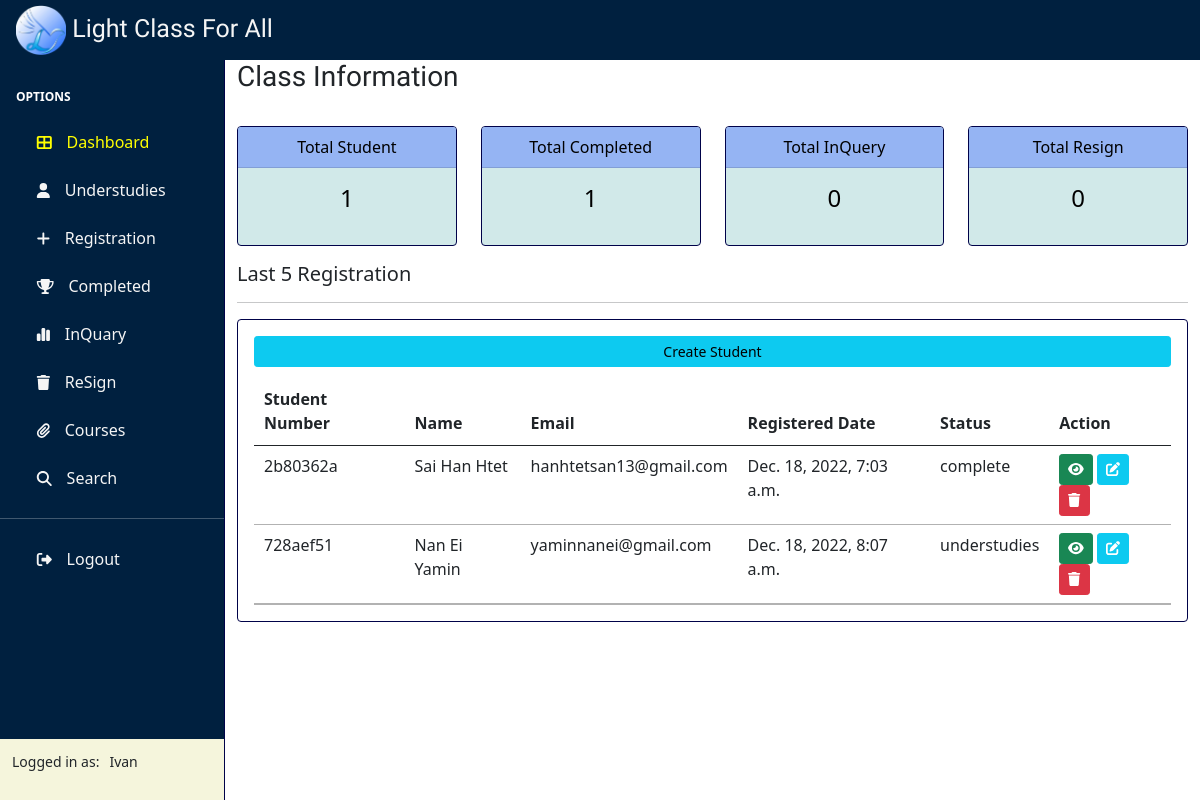
Before: / (signed in) with the older database file.
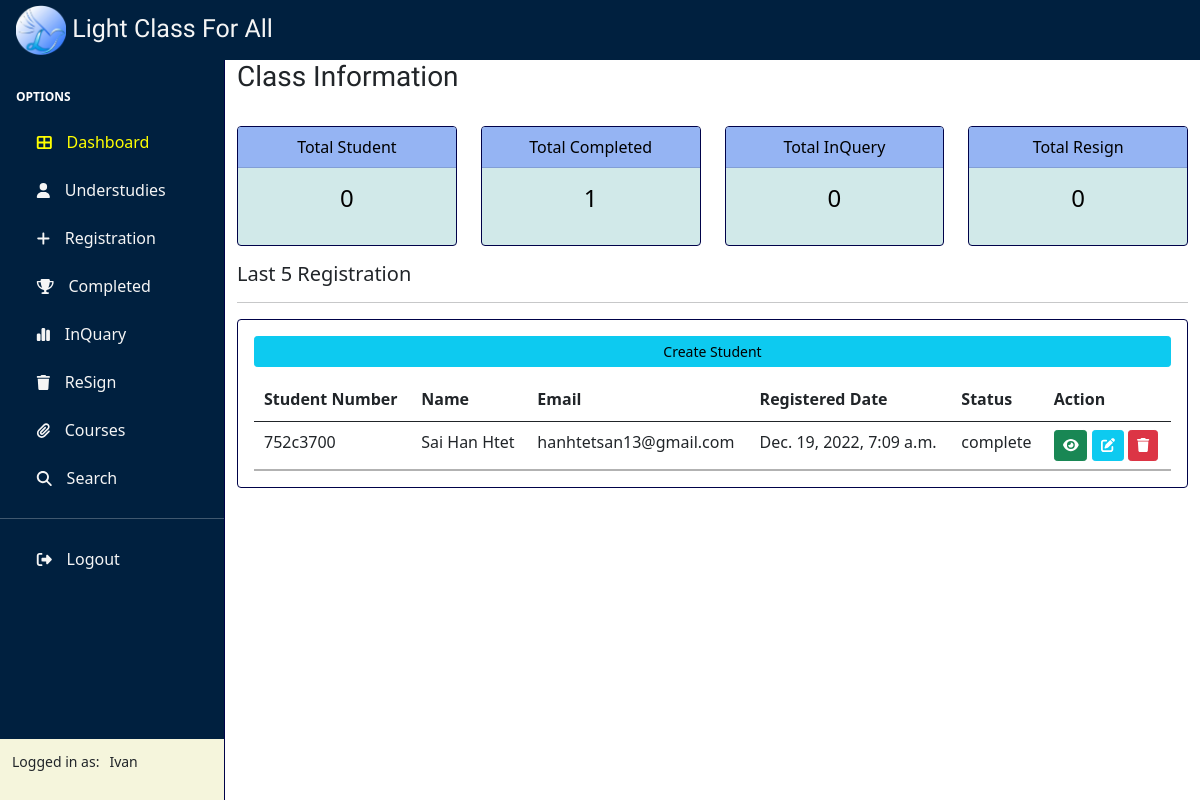
After: the same page with the newer database file.
### Class/models.py (models this page shows, shortened)
class Student(models.Model):
    STATUS = (
        ('understudies','understudies'),
        ('complete','complete'),
        ('resign','resign'),
    )
    roll_id = models.CharField(max_length=10, unique=True)
    status = models.CharField(max_length=100,
                                choices=STATUS,
                                default='understudies')
    student = NameField(max_length=50,null=True)
    guardian = NameField(max_length=50,null=True)
    phone = models.CharField(max_length=50,null=True)
    guardian_ph = models.CharField(max_length=50,null=True)
    email = models.EmailField(null=True)
    address = models.CharField(max_length=50,null=True)
    subjects = models.ManyToManyField(Subject)
    course = models.ForeignKey(Course,null=True,on_delete=models.SET_NULL)
    date_created = models.DateTimeField(auto_now_add=True,null=True)
    class Meta:
        db_table = 'STUDENT'

### Class/views.py (the view)
# urls.py: path('',views.dashboard,name='Home'),
@login_required(login_url='Login')
def dashboard(request):
    student = Student.objects.all()
    lastStudent = Student.objects.order_by('-date_created').reverse()[:5]
    total_student = student.filter(status="understudies").count()
    total_complete = student.filter(status="complete").count()
    total_resign = student.filter(status="resign").count()
    inquery = Query.objects.all().count()
    context={
            'student': student,
            'total_student': total_student,
            'total_complete': total_complete,
            'total_resign': total_resign,
            'total_inquery': inquery,
            'last':lastStudent
    }
    return render(request,'Class/dashboard.html',context)

### templates/class/dashboard.html
{% extends 'Class/base.html' %}
{% block content %}
{% include 'Class/status.html' %}
<div class="row">
    <div class="col">
        <h5>Last 5 Registration</h5>
        <hr>
        <div class="card card-body">
            <a href="{% url 'Register' %}" class="btn btn-info btn-sm btn-block text-black">Create Student</a>
            {% if last %}
            <div class="table-responsive">
                <table class="table table-hover display-five">
                    <thead>
                        <tr>
                            <th>Student Number</th>
                            <th>Name</th>
                            <th>Email</th>
                            <th>Registered Date</th>
                            <th>Status</th>
                            <th>Action</th>
                        </tr>
                    </thead>
                    <tbody>
                        {% for student in last %}
                        <tr>
                            <td>{{student.roll_id}}</td>
                            <td style="text-transform: capitalize;">{{student.student}}</td>
                            <td>{{student.email}}</td>
                            <td>{{student.date_created}}</td>
                            <td>{{student.status}}</td>
                            <td><a href="{% url 'StudentInfo' student.id %}" class="btn btn-sm btn-success .origin text-white"><i class="fa-solid fa-eye"></i></a>
                                <a href="{% url 'UpdateStudent' student.id %}" class="btn btn-sm btn-info .origin text-white"><i class="fa-solid fa-pen-to-square"></i></a>
                                <a href="{% url 'DeleteStudent' student.id %}" class="btn btn-sm btn-danger .origin text-white"><i class="fa-solid fa-trash sb-nav-link-icon"></i></a>
                            </td>
                        </tr>
                        {% endfor %}
                    </tbody>
                </table>
            </div>
            {% else %}
            <h5>No Student Records</h5>
            {% endif %}
        </div>
    </div>
</div>
{% endblock content %}

### templates/class/base.html (shortened to what this page needs)
{% load static %}
<!DOCTYPE html>
<html lang="en">
<head>
    <link rel="stylesheet" href="{% static 'css/bootstrap.min.css' %}">
    <link rel="stylesheet" href="{% static 'css/style.css' %}">
    <link rel="stylesheet" href="{% static 'css/jquery.dataTables.min.css' %}">
</head>
<body>
{% include 'Class/navbar.html' %}
    <div class="wrapper">
        {% include 'Class/sidebar.html' %}
        <div class="container content">
            {% block content %}
            {% endblock %}
        </div>
    </div>
</body>
</html>

### templates/class/navbar.html (shortened to what this page needs)
{% load static %}
<nav class="sb-topnav navbar navbar-fixed-top navbar-expand bg-dark">
    <a class="navbar-brand ps-3" href="{% url 'Home' %}">
        <img src="{% static 'image/icon/logo-removebg.png' %}" alt="logo" width="50px"> Light Class For All</a>
</nav>

### templates/class/sidebar.html
{% load static %}
<div class="sidebar" id="layoutSidenav_nav">
    <nav class="sb-sidenav" id="sidenavAccordion">
        <div class="sb-sidenav-menu">
            <div class="nav">
                <div class="sb-sidenav-menu-heading">Options</div>
                {% url 'Home' as dashboard_url %}
                <a class="nav-link  {% if request.path == dashboard_url %}active{% endif %}" href="{{dashboard_url}}">
                    <i class="fa-solid fa-table-cells-large sb-nav-link-icon"></i>
                    <span>Dashboard</span>
                </a>
                {% url 'Student' as student_url %}
                <a class="nav-link  {% if request.path == student_url %}active{% endif %}" href="{{student_url}}">
                    <i class="fa-solid fa-user sb-nav-link-icon"></i>
                    <span>understudies</span>
                </a>
                {% url 'Register' as register_url %}
                <a class="nav-link  {% if request.path == register_url %}active{% endif %}" href="{{register_url}}">
                    <i class="fa-solid fa-plus sb-nav-link-icon"></i>
                    <span>Registration</span>
                </a>
                {% url 'Completed' as complete_url %}
                <a class="nav-link  {% if request.path == complete_url %}active{% endif %}" href="{{complete_url}}">
                    <i class="fa-solid fa-trophy sb-nav-link-icon"></i>
                    <span>Completed</span>
                </a>
                {% url 'InQuery' as inquery_url %}
                <a class="nav-link  {% if request.path == inquery_url %}active{% endif %}" href="{{inquery_url}}">
                    <i class="fa-solid fa-chart-simple sb-nav-link-icon"></i>
                    <span>InQuary</span>
                </a>
                {% url 'Dropout' as dropout_url %}
                <a class="nav-link  {% if request.path == dropout_url %}active{% endif %}" href="{{dropout_url}}">
                    <i class="fa-solid fa-trash sb-nav-link-icon"></i>
                    <span>ReSign</span>
                </a>
                {% url 'Course' as course_url %}
                <a class="nav-link  {% if request.path == course_url %}active{% endif %}" href="{{course_url}}">
                    <i class="fa-solid fa-paperclip sb-nav-link-icon"></i>
                    <span>Courses</span>
                </a>
                {% url 'Search' as search_url %}
                <a class="nav-link  {% if request.path == search_url %}active{% endif %}" href="{{search_url}}">
                    <i class="fa-solid fa-search sb-nav-link-icon"></i>
                    <span>Search</span>
                </a>
                <hr>
                <a class="nav-link" href="{% url 'Logout' %}">
                    <i class="fa-solid fa-right-from-bracket sb-nav-link-icon"></i>
                    <span>Logout</span>
                </a>
            </div>
        </div>
        <div class="sb-sidenav-footer d-flex" style="background-color: beige;">
            <div class="small">Logged in as:
                {% if user.is_authenticated %}
                    <p style="text-transform: capitalize;float:right;margin-left: 10px;">{{ user.get_username }}</p>
                {% else %}
                    {% url 'Login' %}
                {% endif %}
            </div>
            </div>
    </nav>
</div>

### templates/class/status.html (shortened to what this page needs)
<h3 style="font-family: 'lobster two',monospace;">Class Information</h3>
<br>
<div class="row">
    <div class="col-lg-3 col-md-4 col-sm-6">
        <a href="{% url 'Student' %}"  style="text-decoration: none;color: black;">
            <div class="col-md">
                <div class="card text-white status-card text-center flower">
                    <div class="card-header">Total Student</div>
                    <div class="card-body">
                      <h4 class="card-title">{{total_student}}</h4>
                    </div>
                  </div>
            </div>
        </a>
    </div>
    <div class="col-lg-3 col-md-4 col-sm-6">
        <div class="col-md">
            <a href="{% url 'Completed' %}" style="text-decoration: none;color: black;">
                <div class="card status-card text-center flower text-black mb-3" id="total-store">
                    <div class="card-header">Total Completed</div>
                    <div class="card-body">
                        <h4 class="card-title">{{total_complete}}</h4>
                    </div>
                </div>
            </a>
        </div>
    </div>
    <div class="col-lg-3 col-md-4 col-sm-6">
        <div class="col-md">
            <a href="{% url 'InQuery' %}" style="text-decoration: none;color: black;">
                <div class="card status-card text-center flower text-black mb-3" id="total-borrow">
                    <div class="card-header">Total InQuery</div>
                    <div class="card-body">
                        <h4 class="card-title">{{total_inquery}}</h4>
                    </div>
                </div>
            </a>
        </div>
    </div>
    <div class="col-lg-3 col-md-4 col-sm-6">
        <div class="col-md">
            <a href="{% url 'Dropout' %}" style="text-decoration: none;color: black;">
                <div class="card status-card flower text-center text-black mb-3" id="total-borrow">
                    <div class="card-header">Total Resign</div>
                    <div class="card-body">
                        <h4 class="card-title">{{total_resign}}</h4>
                    </div>
                </div>
            </a>
        </div>
    </div>
</div>

### static/css/style.css (style rules this page uses)
:root { --yale-blue: #0F4392; --tart-orange: #FF4949; --cetacean-blue: #000249; --max-red: #DD1717; --btn-danger: var(--tart-orange); --btn-dead: var(--max-red); --btn-primary: var(--yale-blue); --bg-active: #ff4949; --primary-nav: #317773; }
.bg-dark { background-color: #00203FFF !important; color: whitesmoke; }
.wrapper { display: grid; grid-template-columns: 225px auto; }
.sb-topnav { z-index: 1039; }
.sb-topnav { padding-left: 0; height: 60px; z-index: 1039; }
.sb-topnav .navbar-brand { width: 225px; margin: 0; }
.sb-topnav a { color: whitesmoke; }
.navbar-brand { font-family: 'Lobster two',monospace; text-align: center !important; font-size: 25px !important; color: whitesmoke; }
#layoutSidenav_nav { flex-basis: 225px; flex-shrink: 0; transition: transform 0.15s ease-in-out; position: relative; top: 0; height: 100%; }
.content { height: calc(100vh - 60px); }
#layoutSidenav_nav { width: 225px; background-color: #00203FFF; border-right: 1.3px solid #000249; }
.sb-sidenav { padding-top: 0px; display: flex; flex-direction: column; height: 100%; flex-wrap: nowrap; }
.sb-sidenav .sb-sidenav-menu { overflow-y: auto; flex-grow: 1; height: 100%; }
.sb-sidenav .sb-sidenav-menu .nav { flex-direction: column; flex-wrap: nowrap; }
.sb-sidenav .sb-sidenav-menu .nav .sb-sidenav-menu-heading { padding: 1.75rem 1rem 0.75rem; font-size: 0.75rem; color: white; font-weight: bolder; text-transform: uppercase; }
.sb-sidenav .sb-sidenav-menu .nav .nav-link { display: flex; align-items: center; padding-top: 0.75rem; text-align: center; padding-bottom: 0.75rem; position: relative; color: whitesmoke; }
.nav-link .sb-nav-link-icon { color: whitesmoke !important; padding-left: 1.3rem; padding-right: 0.3rem; margin: 0; font-size: 15px; }
.nav-link span { text-transform: capitalize; margin-left: 10px; }
.nav a.active span,.nav a.active .sb-nav-link-icon { color: yellow !important; }
.sb-sidenav hr { color:white }
.sb-sidenav .sb-sidenav-footer { padding: 0.75rem; flex-shrink: 0; background-color: lightblue; }
.status-card { border: 1px solid #FF4949; height: 120px; }
.flower { background-color: #d1e9e9 !important; color: black !important; }
.status-card .card-header { background-color: #95b4f3; color: black; }
.card { border: 1px solid #000249; }
.table-responsive { margin-top: 10px; }

Changed rows visible on the page:
removed Student: roll_id "2b80362a", student "Sai Han Htet", email "hanhtetsan13@gmail.com", date_created "Dec. 18, 2022, 7:03 a.m.", status "complete"
removed Student: roll_id "728aef51", student "Nan Ei Yamin", email "yaminnanei@gmail.com", date_created "Dec. 18, 2022, 8:07 a.m.", status "understudies"
added Student: roll_id "752c3700", student "Sai Han Htet", email "hanhtetsan13@gmail.com", date_created "Dec. 19, 2022, 7:09 a.m.", status "complete"
Other visible differences:
{{ total_student }}: "1" → "0"
